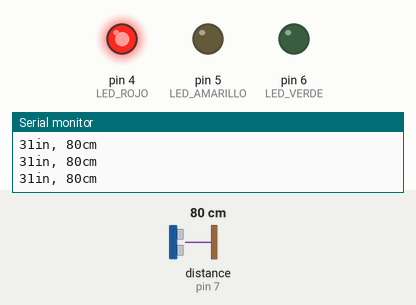
The sketch below on a simulated Arduino Uno, built with avr-gcc and run on an emulated ATmega328P. On the bench: output pins drawn as LEDs (lit = HIGH), the last lines printed to the serial monitor. Wiring (inferred from the names in the program): ultrasonic range finder: trigger pin 7; echo pin 7. The inputs (shaded band) are chosen by the test bench; at power-on: distance to the obstacle (sensor on pin 7) 80 cm. The echo pulse lasts 58.3 µs per cm.

Above: at 1.2 s.
1.3 s: distance to the obstacle (sensor on pin 7) set to 84 cm
At 2.6 s:
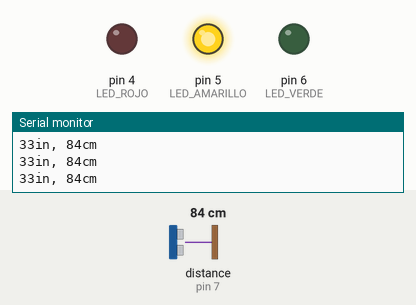
2.9 s: distance to the obstacle (sensor on pin 7) set to 195 cm
4.4 s: distance to the obstacle (sensor on pin 7) set to 206 cm
At 4.9 s:
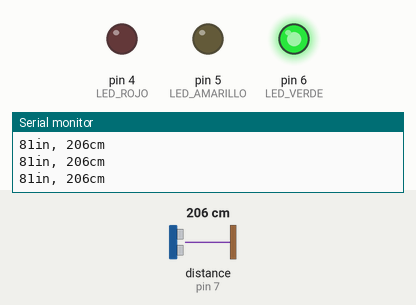
6.0 s: distance to the obstacle (sensor on pin 7) set to 2 cm
At 7.3 s:
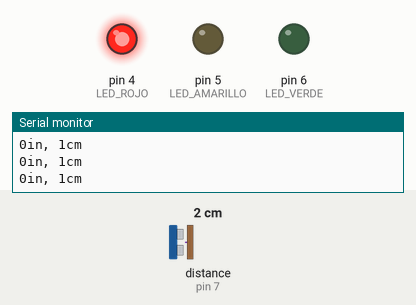
7.6 s: distance to the obstacle (sensor on pin 7) set to 120 cm
At 8.4 s:
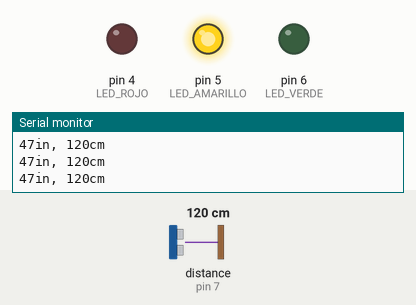
Timing chart, 0 to 10.2 s (numbered marks = the images above; inputs shaded):
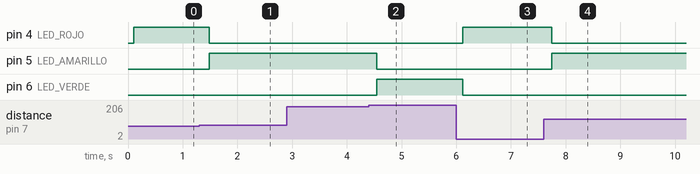

Measured:
- the behaviour switches between 80 and 81 cm on distance to the obstacle (sensor on pin 7) (found by bisection; images 0 and 1)
- the behaviour switches between 200 and 201 cm on distance to the obstacle (sensor on pin 7) (found by bisection; images 1 and 2)
- after the input at 1.3 s, pin 4 (LED_ROJO): HIGH → LOW after 0.18 s; pin 5 (LED_AMARILLO): LOW → HIGH after 0.18 s
- after the input at 4.4 s, pin 5 (LED_AMARILLO): HIGH → LOW after 0.14 s; pin 6 (LED_VERDE): LOW → HIGH after 0.14 s
- after the input at 6.0 s, pin 4 (LED_ROJO): LOW → HIGH after 0.12 s; pin 6 (LED_VERDE): HIGH → LOW after 0.12 s
- after the input at 7.6 s, pin 4 (LED_ROJO): HIGH → LOW after 0.14 s; pin 5 (LED_AMARILLO): LOW → HIGH after 0.14 s

The sketch:

SemaforoConSensorProximidad.ino
```cpp
const int LED_ROJO = 4;
const int LED_AMARILLO = 5;
const int LED_VERDE = 6;
const int TRIGGER_PIN = 7;
const int ECHO_PIN = 7;

int inches = 0;
int cm = 0;

long readUltrasonicDistance(int triggerPin, int echoPin) {
  pinMode(triggerPin, OUTPUT);
  digitalWrite(triggerPin, LOW);
  delayMicroseconds(2);
  digitalWrite(triggerPin, HIGH);
  delayMicroseconds(10);
  digitalWrite(triggerPin, LOW);
  pinMode(echoPin, INPUT);
  return pulseIn(echoPin, HIGH);
}

void setup() {
  Serial.begin(9600);
  pinMode(LED_ROJO, OUTPUT);
  pinMode(LED_AMARILLO, OUTPUT);
  pinMode(LED_VERDE, OUTPUT);
}

void loop() {
  cm = 0.01723 * readUltrasonicDistance(TRIGGER_PIN, ECHO_PIN);
  inches = cm / 2.54;

  Serial.print(inches);
  Serial.print("in, ");
  Serial.print(cm);
  Serial.println("cm");

  delay(100);

  digitalWrite(LED_AMARILLO, LOW);
  digitalWrite(LED_ROJO, LOW);
  digitalWrite(LED_VERDE, LOW);

  if (cm <= 80) {
    digitalWrite(LED_ROJO, HIGH);
  } else if (cm > 80 && cm <= 200) {
    digitalWrite(LED_AMARILLO, HIGH);
  } else {
    digitalWrite(LED_VERDE, HIGH);
  }
}
```
